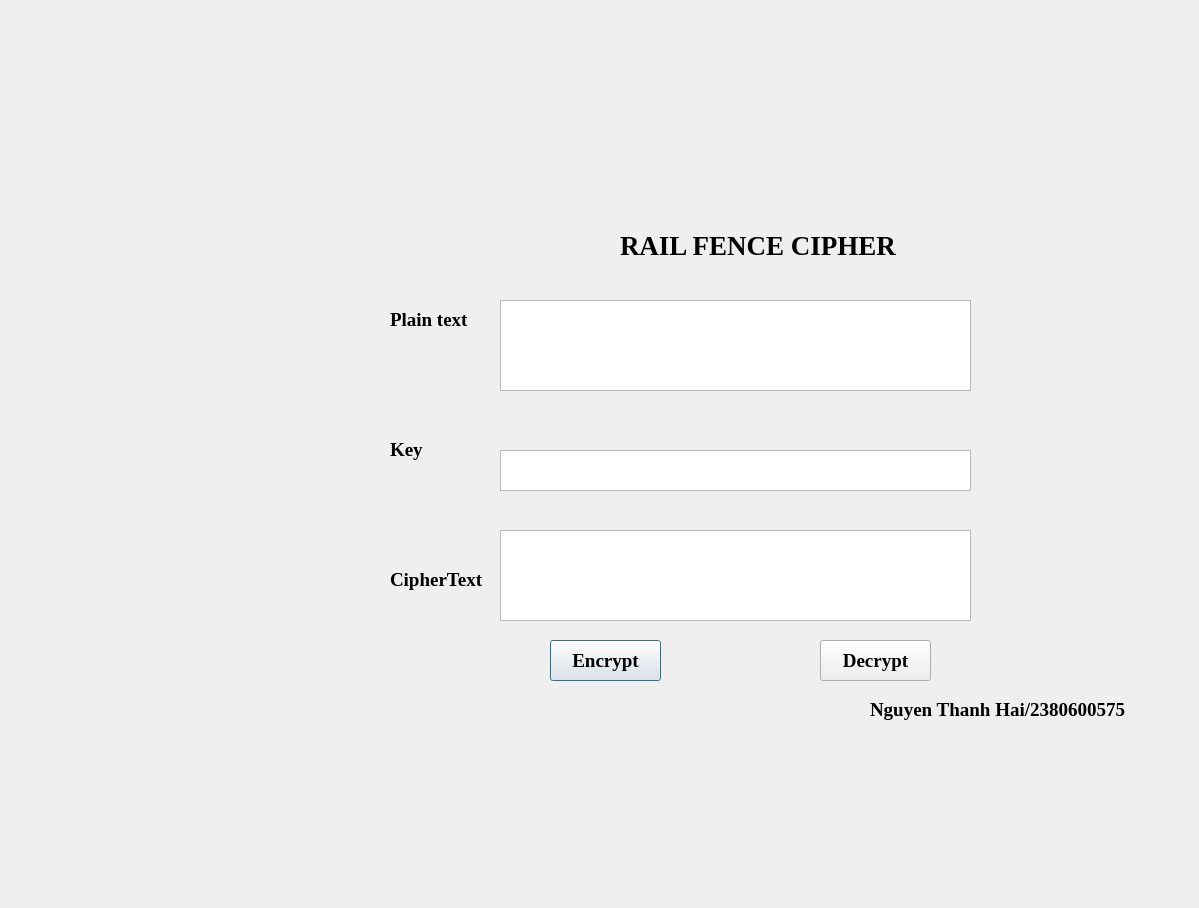
<?xml version="1.0" encoding="UTF-8"?>
<ui version="4.0">
 <class>Dialog</class>
 <widget class="QDialog" name="Dialog">
  <property name="geometry">
   <rect>
    <x>0</x>
    <y>0</y>
    <width>1199</width>
    <height>908</height>
   </rect>
  </property>
  <property name="windowTitle">
   <string>Dialog</string>
  </property>
  <widget class="QLabel" name="label_5">
   <property name="geometry">
    <rect>
     <x>870</x>
     <y>700</y>
     <width>281</width>
     <height>20</height>
    </rect>
   </property>
   <property name="font">
    <font>
     <family>Times New Roman</family>
     <pointsize>14</pointsize>
     <weight>75</weight>
     <bold>true</bold>
    </font>
   </property>
   <property name="text">
    <string>Nguyen Thanh Hai/2380600575</string>
   </property>
  </widget>
  <widget class="QPushButton" name="btn_encrypt">
   <property name="geometry">
    <rect>
     <x>550</x>
     <y>640</y>
     <width>111</width>
     <height>41</height>
    </rect>
   </property>
   <property name="font">
    <font>
     <family>Times New Roman</family>
     <pointsize>14</pointsize>
     <weight>75</weight>
     <bold>true</bold>
    </font>
   </property>
   <property name="text">
    <string>Encrypt</string>
   </property>
  </widget>
  <widget class="QLabel" name="label_3">
   <property name="geometry">
    <rect>
     <x>390</x>
     <y>440</y>
     <width>111</width>
     <height>20</height>
    </rect>
   </property>
   <property name="font">
    <font>
     <family>Times New Roman</family>
     <pointsize>14</pointsize>
     <weight>75</weight>
     <bold>true</bold>
    </font>
   </property>
   <property name="text">
    <string>Key</string>
   </property>
  </widget>
  <widget class="QTextEdit" name="txt_plain_text">
   <property name="geometry">
    <rect>
     <x>500</x>
     <y>300</y>
     <width>471</width>
     <height>91</height>
    </rect>
   </property>
  </widget>
  <widget class="QLabel" name="label_4">
   <property name="geometry">
    <rect>
     <x>390</x>
     <y>570</y>
     <width>111</width>
     <height>20</height>
    </rect>
   </property>
   <property name="font">
    <font>
     <family>Times New Roman</family>
     <pointsize>14</pointsize>
     <weight>75</weight>
     <bold>true</bold>
    </font>
   </property>
   <property name="text">
    <string>CipherText</string>
   </property>
  </widget>
  <widget class="QLabel" name="label_2">
   <property name="geometry">
    <rect>
     <x>390</x>
     <y>310</y>
     <width>111</width>
     <height>20</height>
    </rect>
   </property>
   <property name="font">
    <font>
     <family>Times New Roman</family>
     <pointsize>14</pointsize>
     <weight>75</weight>
     <bold>true</bold>
    </font>
   </property>
   <property name="text">
    <string>Plain text</string>
   </property>
  </widget>
  <widget class="QLabel" name="label">
   <property name="geometry">
    <rect>
     <x>620</x>
     <y>230</y>
     <width>291</width>
     <height>31</height>
    </rect>
   </property>
   <property name="font">
    <font>
     <family>Times New Roman</family>
     <pointsize>20</pointsize>
     <weight>75</weight>
     <bold>true</bold>
    </font>
   </property>
   <property name="text">
    <string>RAIL FENCE CIPHER</string>
   </property>
  </widget>
  <widget class="QTextEdit" name="txt_cipher_text">
   <property name="geometry">
    <rect>
     <x>500</x>
     <y>530</y>
     <width>471</width>
     <height>91</height>
    </rect>
   </property>
  </widget>
  <widget class="QTextEdit" name="txt_key">
   <property name="geometry">
    <rect>
     <x>500</x>
     <y>450</y>
     <width>471</width>
     <height>41</height>
    </rect>
   </property>
  </widget>
  <widget class="QPushButton" name="btn_decrypt">
   <property name="geometry">
    <rect>
     <x>820</x>
     <y>640</y>
     <width>111</width>
     <height>41</height>
    </rect>
   </property>
   <property name="font">
    <font>
     <family>Times New Roman</family>
     <pointsize>14</pointsize>
     <weight>75</weight>
     <bold>true</bold>
    </font>
   </property>
   <property name="text">
    <string>Decrypt</string>
   </property>
  </widget>
 </widget>
 <resources/>
 <connections/>
</ui>
